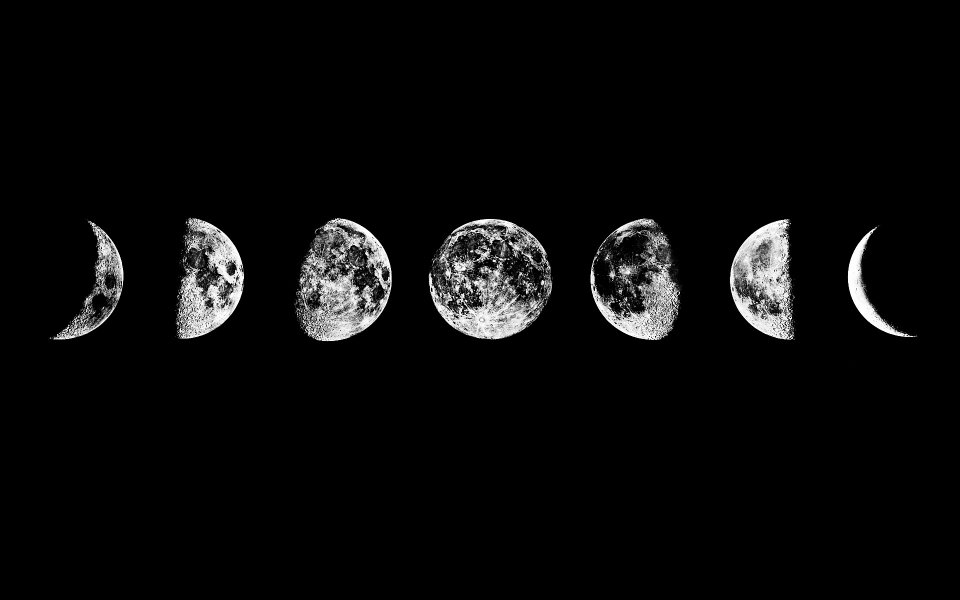
#> input picture 3 semestr/moon.jpg, 1920 x 1200 px (shown at 1/2 size)
$ python lista4zad2_2.py
#> lines starting #> are read from the running program, lines starting #| are printed output that depends on the picture
"""
@sources: https://stackoverflow.com/questions/49588440/convert-jpg-images-to-dcm-images-using-python-script
"""

import numpy as np
import cv2
import matplotlib.pyplot as plt

# odczytanie obrazu w skali szarości
img = cv2.imread('moon.jpg', 0)
#> img is the input picture: shape (1200, 1920); min 0, max 255, mean 10.4

# projektowanie filtra Butterwortha
# czyli cyfrowego filtra dolnoprzepustowego
#------------------------------------------------------
def butterworth_filter(shape, n=0, D0=60):
    '''
    n = 2; # order value can change this value accordingly
    D0 = 60; # cut-off frequency can change this value accordingly
    '''
    M, N = shape
    # inicjacja wypełnienia filtra zerami
    H = np.zeros((M, N))

    # przepuszczenie "wyzerowanego" obrazu przez filtr
    for u in range(0, M):
        for v in range(0, N):
            # euklidesowa odległość od punktu D(u,v) do srodka
            D_uv = np.sqrt((u - M / 2) ** 2 + (v - N / 2) ** 2)
            # okreslenie maski filtrujacej
            H[u, v] = 1/(1 + (D0/D_uv)**(2*n))
    return H
#-----------------------------------------------------

# ROZMYCIE OBRAZU
f = np.fft.fft2(img)
fshift = np.fft.fftshift(f)
phase_spectrumR = np.angle(fshift)
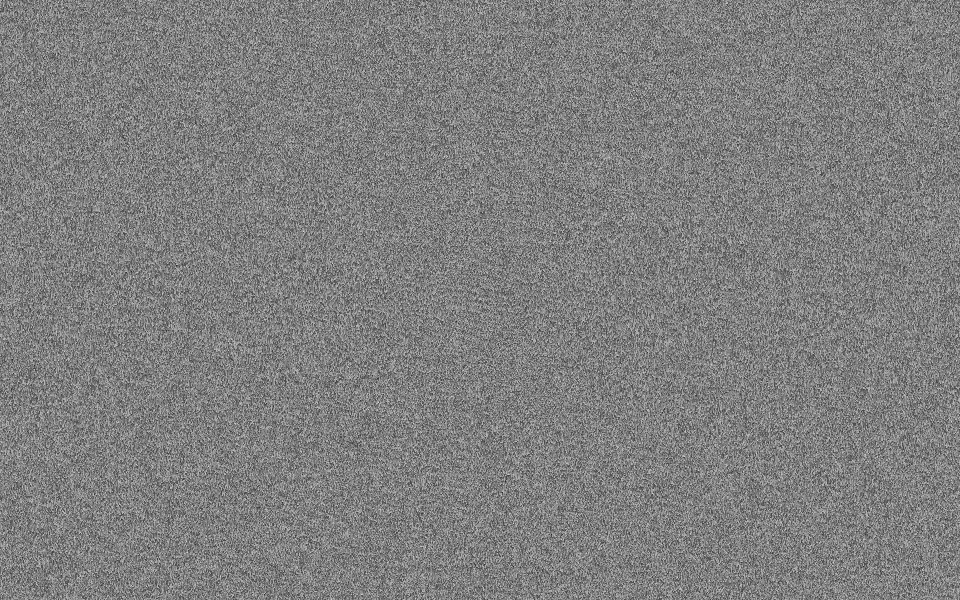
#> phase_spectrumR: shape (1200, 1920) float64 (shown at 1/2 size); min -3.14, max 3.14, mean 1.36e-06; drawn with min black and max white
magnitude_spectrum = 20*np.log(np.abs(fshift))
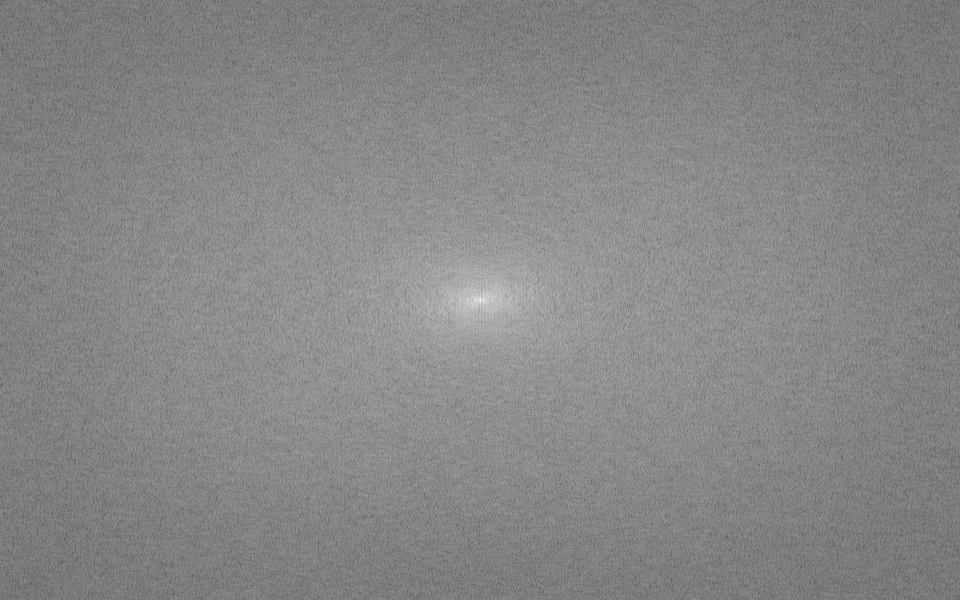
#> magnitude_spectrum: shape (1200, 1920) float64 (shown at 1/2 size); min 29.25, max 339.9, mean 193.3; drawn with min black and max white

# wywolanie Filtra Butterworth
H = butterworth_filter(img.shape)
# splot między obrazem przekształconym a maską
G = H * fshift
# wynik
result = np.abs(np.fft.ifft2(np.fft.ifftshift((G))))
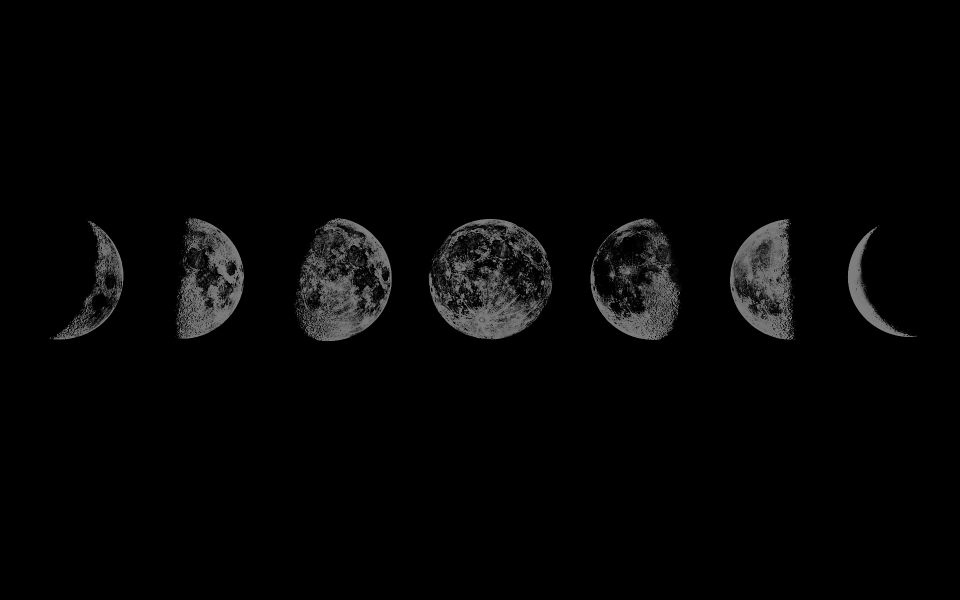
#> result: shape (1200, 1920) float64 (shown at 1/2 size); min 8.03e-21, max 127.5, mean 5.2

#generacja obrazów
plt.subplot(222)
plt.imshow(img, cmap='gray')
plt.title('Original')
plt.axis('off')

plt.subplot(221)
plt.imshow(magnitude_spectrum, cmap='gray')
plt.title('magnitude spectrum')
plt.axis('off')

plt.subplot(223)
plt.imshow(H, "gray")
plt.title("Butterworth Filter")
plt.axis('off')

plt.subplot(224)
plt.imshow(result, "gray")
plt.title("Result")
plt.axis('off')

plt.show()
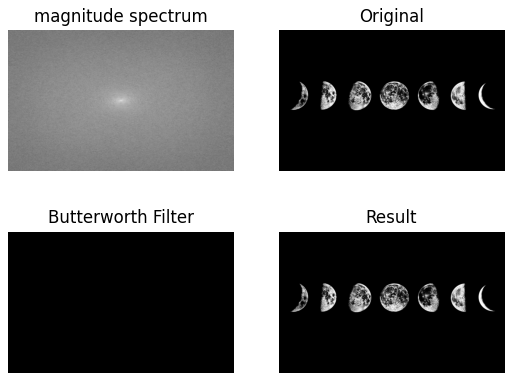
#> figure drawn by matplotlib, 4 panels
